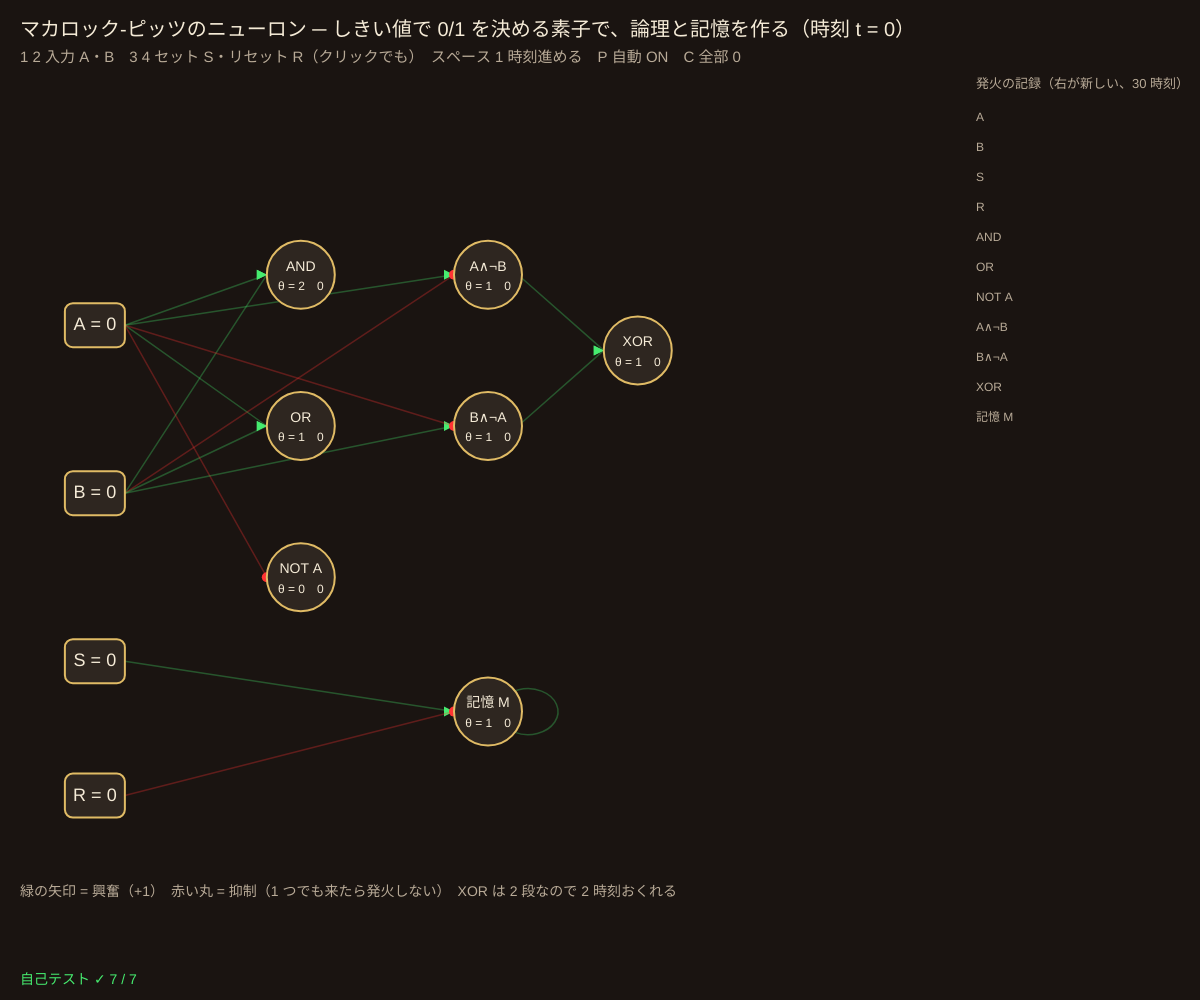
Frame 1 (no input)
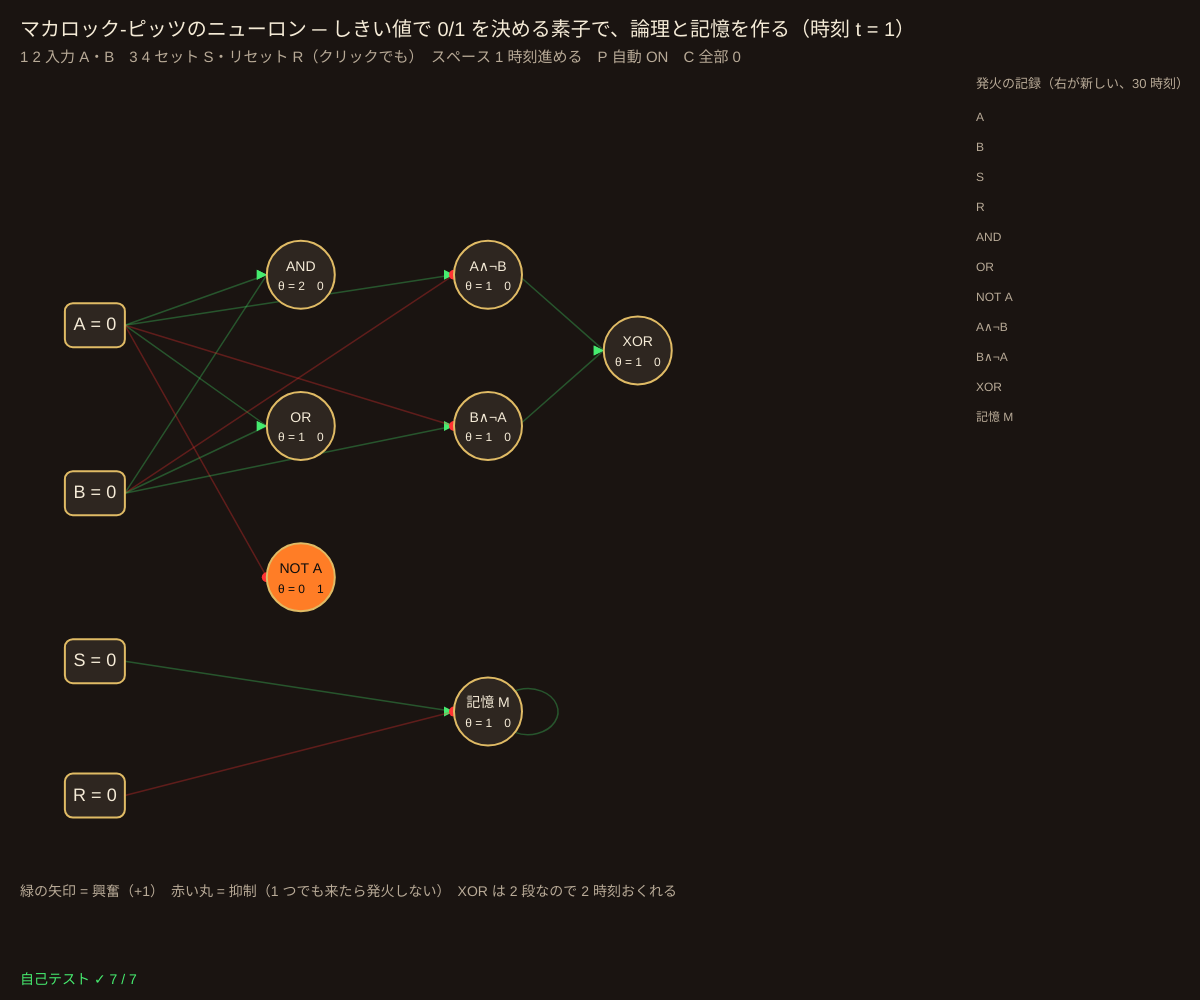
Frame 60 (no input)
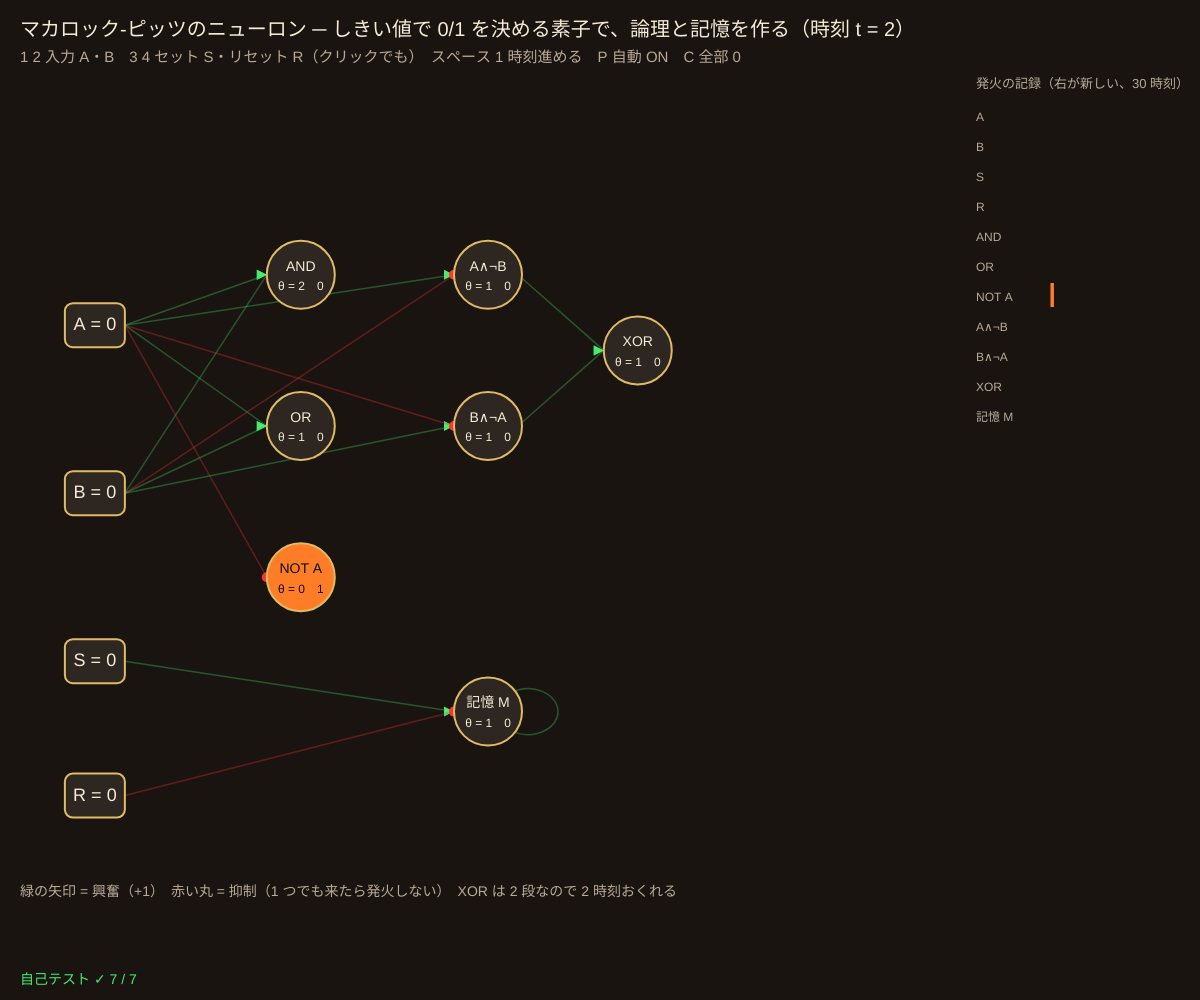
Frame 120 (the mouse pressed at the canvas centre since frame 60)

The p5.js sketch that drew these frames (run headless with seeded random() and noise() and a simulated clock; from frame 60 on, the mouse is pressed at the canvas centre):

// p5.js sketch
// ── sketch.js
// ============================================
// 09 マカロック-ピッツのニューロン（1943）
// ニューロン = 「興奮の入力の数がしきい値以上で、抑制の入力が 1 つもなければ、次の時刻に発火（1）」という 0/1 の素子
// これだけで AND・OR・NOT が作れ、ループがあると「覚える」（フリップフロップ）。脳を論理回路として考えた最初の論文
// 1 2 = 入力 A・B / 3 4 = セット S・リセット R（クリックでも） / スペース = 1 時刻進める / P = 自動で進める / C = 全部 0 に
// ============================================

// ★ ネットワーク：ex = 興奮の入力、inh = 抑制の入力、th = しきい値。入力（A, B, S, R）は外から決める
const NET = [
  { id: 'AND', ex: ['A', 'B'], inh: [], th: 2, x: 0.30, y: 0.22 },
  { id: 'OR', ex: ['A', 'B'], inh: [], th: 1, x: 0.30, y: 0.40 },
  { id: 'NOT A', ex: [], inh: ['A'], th: 0, x: 0.30, y: 0.58 },
  { id: 'A∧¬B', ex: ['A'], inh: ['B'], th: 1, x: 0.50, y: 0.22 },
  { id: 'B∧¬A', ex: ['B'], inh: ['A'], th: 1, x: 0.50, y: 0.40 },
  { id: 'XOR', ex: ['A∧¬B', 'B∧¬A'], inh: [], th: 1, x: 0.66, y: 0.31 },
  { id: '記憶 M', ex: ['S', '記憶 M'], inh: ['R'], th: 1, x: 0.50, y: 0.74 },
];
const INPUTS = [{ id: 'A', x: 0.08, y: 0.28 }, { id: 'B', x: 0.08, y: 0.48 }, { id: 'S', x: 0.08, y: 0.68 }, { id: 'R', x: 0.08, y: 0.84 }];
let inp = { A: 0, B: 0, S: 0, R: 0 }, state = {}, tick = 0, autoRun = true, lastT = 0, raster = [], pulse = 0;

function setup() {
  createCanvas(windowWidth, windowHeight);
  colorMode(HSB, 360, 100, 100, 100);
  selfTest();
  state = zeroState();
}
function zeroState() { let s = {}; for (let n of NET) s[n.id] = 0; return s; }
// ---- 1 時刻進める：時刻 t の値（入力 + ニューロン）から、t + 1 のニューロンの値を同時に計算
function netTick(s, input) {
  let v = (id) => (id in input ? input[id] : s[id]), next = {};
  for (let n of NET) {
    let inhibited = n.inh.some((id) => v(id) === 1);
    let sum = n.ex.reduce((a, id) => a + v(id), 0);
    next[n.id] = !inhibited && sum >= n.th ? 1 : 0;
  }
  return next;
}

function draw() {
  background(24, 35, 10);
  if (autoRun && millis() - lastT > 700) doTick();
  pulse = Math.max(0, pulse - deltaTime / 400);
  let W = width * 0.78, H = height - 160, X = (f) => 20 + f * W, Y = (f) => 90 + f * H;

  say('マカロック-ピッツのニューロン ─ しきい値で 0/1 を決める素子で、論理と記憶を作る（時刻 t = ' + tick + '）', 20, 36, 20);
  say('1 2 入力 A・B　3 4 セット S・リセット R（クリックでも）　スペース 1 時刻進める　P 自動 ' + (autoRun ? 'ON' : 'OFF') + '　C 全部 0', 20, 62, 15, C_SUB);
  // つながり
  let pos = {}; for (let n of NET) pos[n.id] = [X(n.x), Y(n.y)]; for (let q of INPUTS) pos[q.id] = [X(q.x), Y(q.y)];
  let val = (id) => (id in inp ? inp[id] : state[id]);
  for (let n of NET) {
    for (let [list, inh] of [[n.ex, false], [n.inh, true]]) for (let id of list) {
      let [x1, y1] = pos[id], [x2, y2] = pos[n.id], on = val(id) === 1;
      stroke(inh ? col(C_ALARM, on ? 90 : 30) : col(C_SCOPE, on ? 90 : 30)); strokeWeight(on ? 3 : 1.5); noFill();
      if (id === n.id) { arc(x2 + 40, y2, 60, 46, -HALF_PI - 1.2, HALF_PI + 1.2); continue; }
      line(x1 + 30, y1, x2 - 34, y2);
      let ex = x2 - 34, ey = y2; noStroke(); fill(inh ? col(C_ALARM) : col(C_SCOPE));
      if (inh) circle(ex, ey, 10); else triangle(ex, ey, ex - 10, ey - 5, ex - 10, ey + 5);
      if (on) { let f = 1 - pulse; fill(col(C_TUBE)); circle(x1 + 30 + (ex - x1 - 30) * f, y1 + (ey - y1) * f, 8); }
    }
  }
  // 入力
  for (let q of INPUTS) {
    let [x, y] = pos[q.id], on = inp[q.id];
    stroke(col(C_BRASS)); strokeWeight(2); fill(on ? col(C_TUBE) : color(25, 30, 18)); rect(x - 30, y - 22, 60, 44, 8);
    noStroke(); fill(col(on ? [0, 0, 5] : C_TXT)); textAlign(CENTER, CENTER); textSize(18); text(q.id + ' = ' + on, x, y); textAlign(LEFT, BASELINE);
  }
  // ニューロン
  for (let n of NET) {
    let [x, y] = pos[n.id], on = state[n.id];
    stroke(col(C_BRASS)); strokeWeight(2); fill(on ? col(C_TUBE) : color(25, 30, 18)); circle(x, y, 68);
    noStroke(); fill(col(on ? [0, 0, 5] : C_TXT)); textAlign(CENTER, CENTER); textSize(14); text(n.id, x, y - 8); textSize(12); text('θ = ' + n.th + '　' + on, x, y + 12); textAlign(LEFT, BASELINE);
  }
  say('緑の矢印 = 興奮（+1）　赤い丸 = 抑制（1 つでも来たら発火しない）　XOR は 2 段なので 2 時刻おくれる', 20, Y(0.96), 14, C_SUB);

  // 発火の記録（ラスター図）
  let rx = W + 40, ry = 100, rw = width - rx - 20, ids = INPUTS.map((q) => q.id).concat(NET.map((n) => n.id)), rh = Math.min(30, (height - 200) / ids.length);
  say('発火の記録（右が新しい、30 時刻）', rx, ry - 12, 13, C_SUB);
  ids.forEach((id, i) => {
    say(id, rx, ry + i * rh + rh * 0.7, 12, C_SUB);
    raster.forEach((r, k) => { if (r[id]) { noStroke(); fill(id in inp ? col(C_BRASS) : col(C_TUBE)); rect(rx + 70 + k * ((rw - 70) / 30), ry + i * rh + 3, (rw - 70) / 30 - 1, rh - 6); } });
  });
  drawSelfTest();
}
function doTick() {
  raster.push({ ...inp, ...state }); if (raster.length > 30) raster.shift();
  state = netTick(state, inp); tick++; lastT = millis(); pulse = 1;
}
function toggle(id) { inp[id] = 1 - inp[id]; }
function mousePressed() {
  let W = width * 0.78, H = height - 160;
  for (let q of INPUTS) if (Math.abs(mouseX - (20 + q.x * W)) < 32 && Math.abs(mouseY - (90 + q.y * H)) < 24) toggle(q.id);
}
function keyPressed() {
  if (key === '1') toggle('A'); if (key === '2') toggle('B'); if (key === '3') toggle('S'); if (key === '4') toggle('R');
  if (key === ' ') doTick();
  if (key === 'p' || key === 'P') autoRun = !autoRun;
  if (key === 'c' || key === 'C') { inp = { A: 0, B: 0, S: 0, R: 0 }; state = zeroState(); raster = []; }
}

// ---- 自己テスト：真理値表と記憶
function run(s, input, n) { for (let k = 0; k < n; k++) s = netTick(s, input); return s; }
function selfTest() {
  selfTestResults = [];
  let tt = { AND: [0, 0, 0, 1], OR: [0, 1, 1, 1], 'NOT A': [1, 1, 0, 0], XOR: [0, 1, 1, 0] }, ok = {};
  for (let g in tt) ok[g] = true;
  [[0, 0], [0, 1], [1, 0], [1, 1]].forEach(([a, b], i) => {
    let s1 = run(zeroState(), { A: a, B: b, S: 0, R: 0 }, 1), s2 = run(zeroState(), { A: a, B: b, S: 0, R: 0 }, 2);
    for (let g of ['AND', 'OR', 'NOT A']) if (s1[g] !== tt[g][i]) ok[g] = false;
    if (s2.XOR !== tt.XOR[i]) ok.XOR = false;
  });
  check('AND の真理値表 0 0 0 1（しきい値 2）', ok.AND);
  check('OR の真理値表 0 1 1 1（しきい値 1）', ok.OR);
  check('NOT：A = 0 なら 1、A = 1 なら 0（抑制だけ、しきい値 0）', ok['NOT A']);
  check('XOR：2 段で 0 1 1 0（2 時刻あとに出る）', ok.XOR);
  let s = run(zeroState(), { A: 0, B: 0, S: 1, R: 0 }, 1), hold = true;
  for (let k = 0; k < 10; k++) { s = netTick(s, { A: 0, B: 0, S: 0, R: 0 }); if (s['記憶 M'] !== 1) hold = false; }
  check('記憶：S を 1 時刻だけ入れると、離しても 10 時刻 1 を保つ', hold);
  s = netTick(s, { A: 0, B: 0, S: 0, R: 1 }); let cleared = s['記憶 M'] === 0;
  for (let k = 0; k < 10; k++) { s = netTick(s, { A: 0, B: 0, S: 0, R: 0 }); if (s['記憶 M'] !== 0) cleared = false; }
  check('R を入れると 0 になり、そのまま 0 を保つ', cleared);
  check('S と R を同時に入れると R が勝つ（抑制は絶対）', netTick({ ...zeroState(), '記憶 M': 1 }, { A: 0, B: 0, S: 1, R: 1 })['記憶 M'] === 0);
  reportSelfTest();
}

// ---------- やってみよう ----------
// 1. 1 2 で A・B を切りかえ、AND・OR・XOR の出力が何時刻あとに変わるかラスター図で確かめよう
// 2. 3 で S を入れてすぐ切る。記憶 M はどうなる？ 4 で R を入れると？
// 3. NET に「NAND」（A と B の両方が来たら発火しない）を足すには？ ヒント：しきい値 0 と抑制
// 4. 記憶 M の自分へのループ（ex の '記憶 M'）を消すと？ ループが記憶になる理由を説明しよう
// 5. 3 つのニューロンを輪につなぐと、1 つの発火がぐるぐる回る（リズム）。NET に足して作ってみよう


// ==================================================
// ここから下は「サイバネティクスの道具」（中身は読まなくても OK。消さないでね）
// ==================================================
function clampv(v, a, b) { return v < a ? a : v > b ? b : v; }
function fin(v, d) { return Number.isFinite(v) ? v : d; }        // NaN・Infinity なら d にもどす
// 決まった種（seed）から毎回同じ乱数列（0〜1）を出す。自己テストをいつも同じにするため
function makeRng(seed) {
  let a = seed >>> 0;
  return () => { a = (a + 0x6d2b79f5) >>> 0; let t = a; t = Math.imul(t ^ (t >>> 15), t | 1); t ^= t + Math.imul(t ^ (t >>> 7), t | 61); return ((t ^ (t >>> 14)) >>> 0) / 4294967296; };
}

// ---- 画面の道具（色は [色相, 彩度, 明るさ] の配列）
const C_TXT = [40, 12, 96], C_SUB = [35, 18, 72], C_SCOPE = [135, 70, 92], C_TUBE = [24, 85, 100], C_BRASS = [42, 55, 88], C_ALARM = [0, 80, 100];
function col(c, a) { return color(c[0], c[1], c[2], a === undefined ? 100 : a); }
function say(s, x, y, size, c) { noStroke(); fill(col(c || C_TXT)); textSize(size || 15); text(s, x, y); }
// オシロスコープ風の枠
function plotFrame(x, y, w, h, title) {
  noStroke(); fill(130, 40, 6, 90); rect(x, y, w, h, 6);
  stroke(130, 40, 40, 40); strokeWeight(1);
  for (let k = 1; k < 4; k++) line(x, y + (h * k) / 4, x + w, y + (h * k) / 4);
  noFill(); stroke(C_BRASS[0], C_BRASS[1], 60); rect(x, y, w, h, 6);
  if (title) say(title, x + 8, y + 18, 13, C_SUB);
}
// arr の値を lo〜hi の範囲で、枠 (x, y, w, h) に折れ線で描く（n = 横に並べる点の数）
function plotLine(arr, x, y, w, h, lo, hi, c, n, wt) {
  if (!arr || arr.length < 2) return;
  n = n || arr.length;
  stroke(col(c)); strokeWeight(wt || 2); noFill();
  beginShape();
  for (let i = 0; i < arr.length; i++) vertex(x + (i / (n - 1)) * w, y + h - clampv((fin(arr[i], lo) - lo) / (hi - lo), 0, 1) * h);
  endShape();
}
function hLine(v, x, y, w, h, lo, hi, c) {   // グラフの中の水平線（目標値など）
  let yy = y + h - clampv((v - lo) / (hi - lo), 0, 1) * h;
  stroke(col(c, 70)); strokeWeight(1); drawingContext.setLineDash([6, 5]); line(x, yy, x + w, yy); drawingContext.setLineDash([]);
}
// ブロック図の箱（名前と今の値）
function blockBox(x, y, w, h, name, val, c) {
  stroke(col(c || C_BRASS)); strokeWeight(2); fill(25, 40, 16); rect(x, y, w, h, 8);
  noStroke(); fill(col(C_TXT)); textAlign(CENTER, CENTER); textSize(15); text(name, x + w / 2, y + h / 2 - (val === undefined ? 0 : 10));
  if (val !== undefined) { fill(col(c || C_TUBE)); textSize(14); text(val, x + w / 2, y + h / 2 + 12); }
  textAlign(LEFT, BASELINE);
}
// 信号の矢印：点が流れて「ループを回る」ようすを見せる（phase = 0〜1）
function flowArrow(x1, y1, x2, y2, c, phase, label) {
  stroke(col(c)); strokeWeight(2); line(x1, y1, x2, y2);
  let a = Math.atan2(y2 - y1, x2 - x1);
  noStroke(); fill(col(c)); triangle(x2, y2, x2 - 11 * Math.cos(a - 0.4), y2 - 11 * Math.sin(a - 0.4), x2 - 11 * Math.cos(a + 0.4), y2 - 11 * Math.sin(a + 0.4));
  for (let k = 0; k < 3; k++) { let f = (phase + k / 3) % 1; circle(x1 + (x2 - x1) * f, y1 + (y2 - y1) * f, 6); }
  if (label) { fill(col(C_SUB)); textSize(13); text(label, (x1 + x2) / 2 + 6, (y1 + y2) / 2 - 6); }
}

// ---- 自己テストの道具
let selfTestResults = [];
function check(name, cond) { selfTestResults.push({ name, ok: !!cond }); }
function near(a, b, tol) { return Number.isFinite(a) && Math.abs(a - b) <= (tol === undefined ? 1e-9 : tol); }
function reportSelfTest() { for (let r of selfTestResults) (r.ok ? console.log : console.error)((r.ok ? '✓ ' : '✗ ') + r.name); }
function selfTestLine() { let n = selfTestResults.filter((r) => r.ok).length; return '自己テスト ' + (n === selfTestResults.length ? '✓ ' : '✗ ') + n + ' / ' + selfTestResults.length; }
function drawSelfTest() { say(selfTestLine(), 20, height - 16, 14, selfTestResults.every((r) => r.ok) ? C_SCOPE : C_ALARM); }
